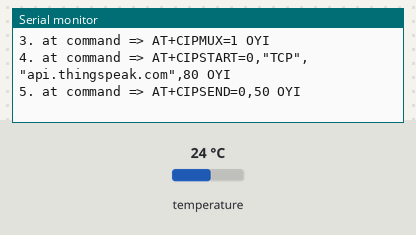
Bench run of a sketch on a simulated Arduino Uno, built with avr-gcc and run on an emulated ATmega328P. Parts: the last lines printed to the serial monitor. The test bench sets the inputs (shaded band); at power-on: temperature 24 °C. The modem accepts every AT command (registered, SIM ready, sends succeed) and sends nothing else.

Above: at 1.2 s.
1.3 s: temperature set to 41 °C
At 3.0 s:
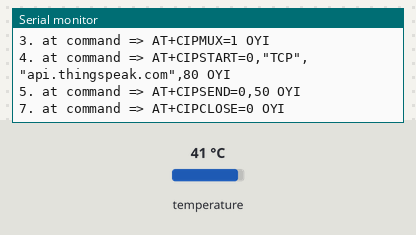
6.2 s: temperature set to 12 °C
At 9.1 s:
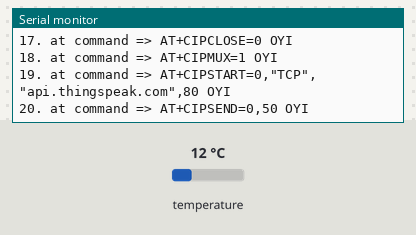

Measured:
- after the input at 6.2 s, the serial monitor: prints a new line after 1.8 s (image 2)

The sketch:

esp4.ino
```cpp
#include <SoftwareSerial.h>
#include <DallasTemperature.h>
#include <OneWire.h>
#define RX 0
#define TX 1
#define ONE_WIRE_BUS A0
String AP = "FiOS-N68EQ";       // AP NAME
String PASS = "S????????"; // AP PASSWORD
String API = "WB7MW3SETPEF4WEH";   // Write API KEY
String HOST = "api.thingspeak.com";
String PORT = "80";
String field = "field1";
int countTrueCommand;
int countTimeCommand;
boolean found = false;
int valSensor = 1;
float Celcius=0;
float Fahrenheit=0;
float temperature = 25;
SoftwareSerial esp8266(RX,TX);
OneWire oneWire(ONE_WIRE_BUS);
DallasTemperature sensors(&oneWire);


void setup() {
  Serial.begin(9600);
  esp8266.begin(115200);
  sensors.begin();
  sendCommand("AT",5,"OK");
  sendCommand("AT+CWMODE=1",5,"OK");
  sendCommand("AT+CWJAP=\""+ AP +"\",\""+ PASS +"\"",20,"OK");
}

void loop() {
 valSensor = getSensorData();
 String getData = "GET /update?api_key="+ API +"&"+ field +"="+String(valSensor);
sendCommand("AT+CIPMUX=1",5,"OK");
 sendCommand("AT+CIPSTART=0,\"TCP\",\""+ HOST +"\","+ PORT,15,"OK");
 sendCommand("AT+CIPSEND=0," +String(getData.length()+4),4,">");
 esp8266.println(getData);delay(1500);countTrueCommand++;
 sendCommand("AT+CIPCLOSE=0",5,"OK");
}

int getSensorData(){
  sensors.requestTemperatures();
  Celcius=sensors.getTempCByIndex(0);
  Fahrenheit=sensors.toFahrenheit(Celcius);
  return Fahrenheit;
  delay(100);
}

void sendCommand(String command, int maxTime, char readReplay[]) {
  Serial.print(countTrueCommand);
  Serial.print(". at command => ");
  Serial.print(command);
  Serial.print(" ");
  while(countTimeCommand < (maxTime*1))
  {
    esp8266.println(command);//at+cipsend
    if(esp8266.find(readReplay))//ok
    {
      found = true;
      break;
    }

    countTimeCommand++;
  }

  if(found == true)
  {
    Serial.println("OYI");
    countTrueCommand++;
    countTimeCommand = 0;
  }

  if(found == false)
  {
    Serial.println("Fail");
    countTrueCommand = 0;
    countTimeCommand = 0;
  }

  found = false;
 }
```
